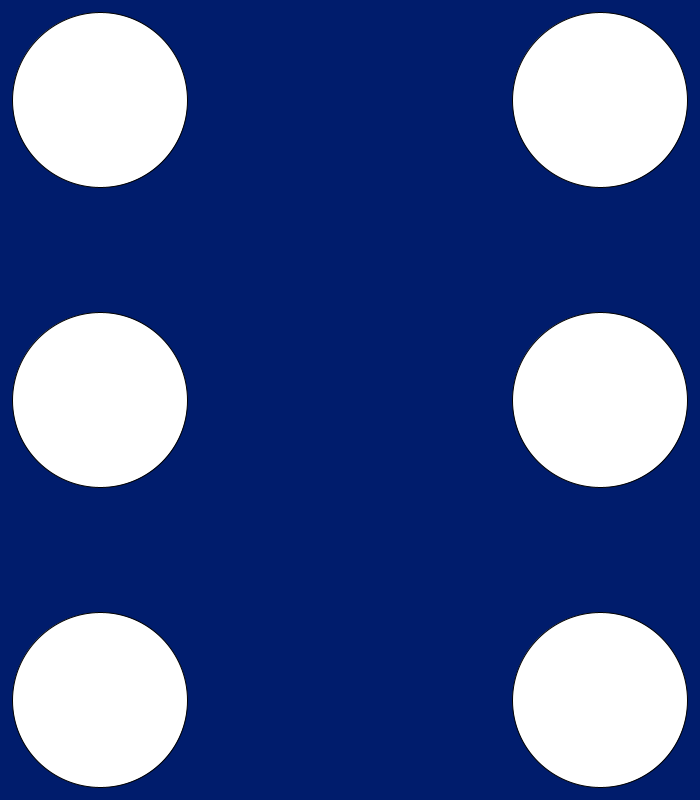
Frame 1 (no input)
Frame 60 (the mouse pressed at the canvas centre just before this capture): identical to frame 1, image omitted
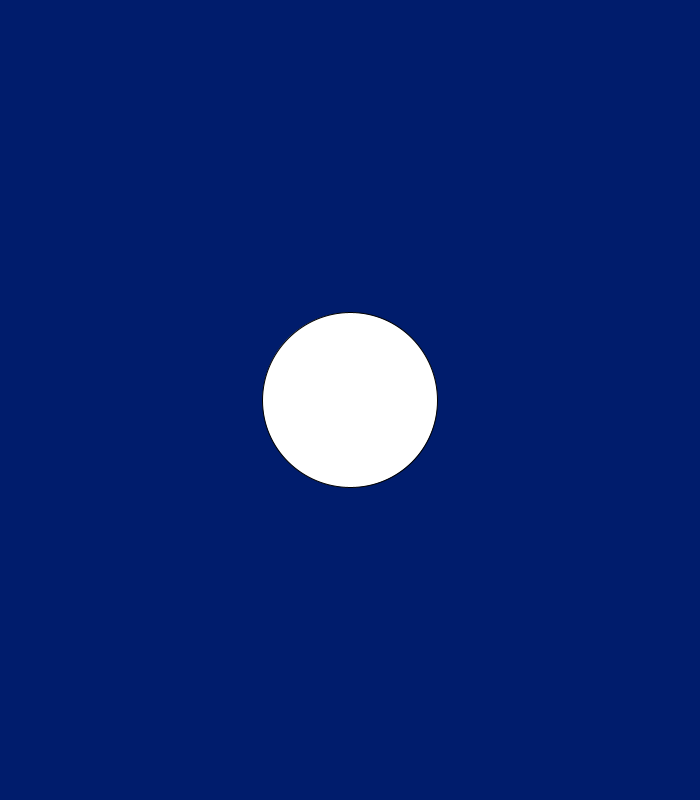
Frame 120 (the mouse held since frame 60 and released just before this capture)

The Processing sketch that drew these frames (run headless with seeded random() and noise(); from frame 60 on, the mouse is pressed at the canvas centre):

// Processing sketch: dice
// ── dice.pde
int dice=6;
int d=175;

void setup(){
  size(700,800);
}



void draw(){
 background(#001C6C);
  if (mousePressed){
    dice = (int)random(1,7);
  }
  println(dice);

 if (dice ==1 ){
   ellipse(width/2,height/2,d,d);
 }else if(dice== 2){
   ellipse(100,100,d,d);
   ellipse(width-100,height -100,d,d);
 }else if (dice ==3){
    ellipse(100,100,d,d);
    ellipse(width/2,height/2,d,d);
    ellipse(width-100,height -100,d,d);
 }else if(dice==4){
    ellipse(100,100,d,d);
    ellipse(width-100,100,d,d);
    ellipse(100,height -100,d,d);
    ellipse(width-100,height -100,d,d);
      
 }else if(dice==5){
    ellipse(100,100,d,d);
    ellipse(width-100,100,d,d);
    ellipse(width/2,height/2,d,d);
    ellipse(100,height -100,d,d);
    ellipse(width-100,height -100,d,d);
    
 }else if (dice==6){
   ellipse(100,100,d,d);
   ellipse(width-100,100,d,d);
   ellipse(width-100,height/2,d,d);
   ellipse(100 ,height/2,d,d);
   ellipse(100,height -100,d,d);
   ellipse(width-100,height -100,d,d);

}

}
